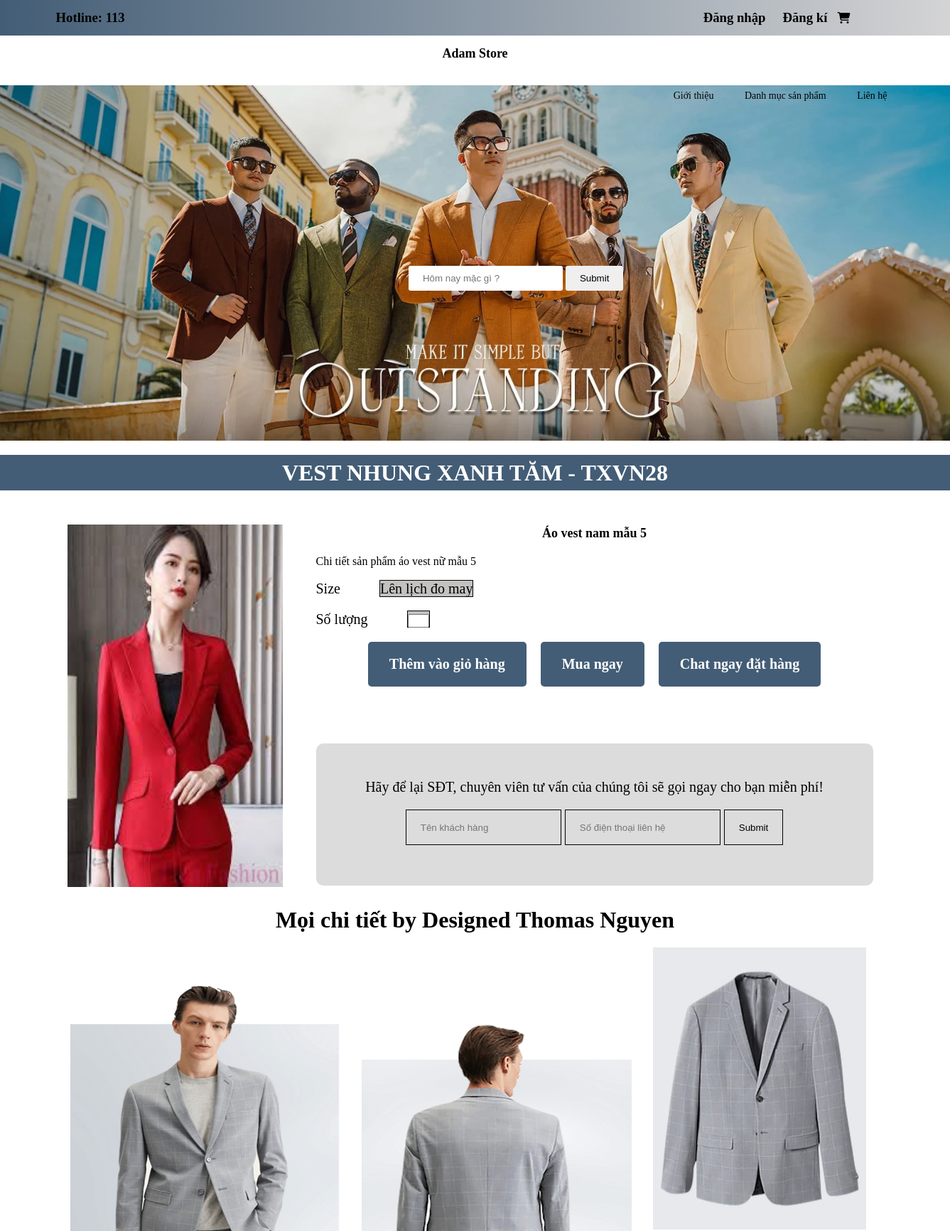
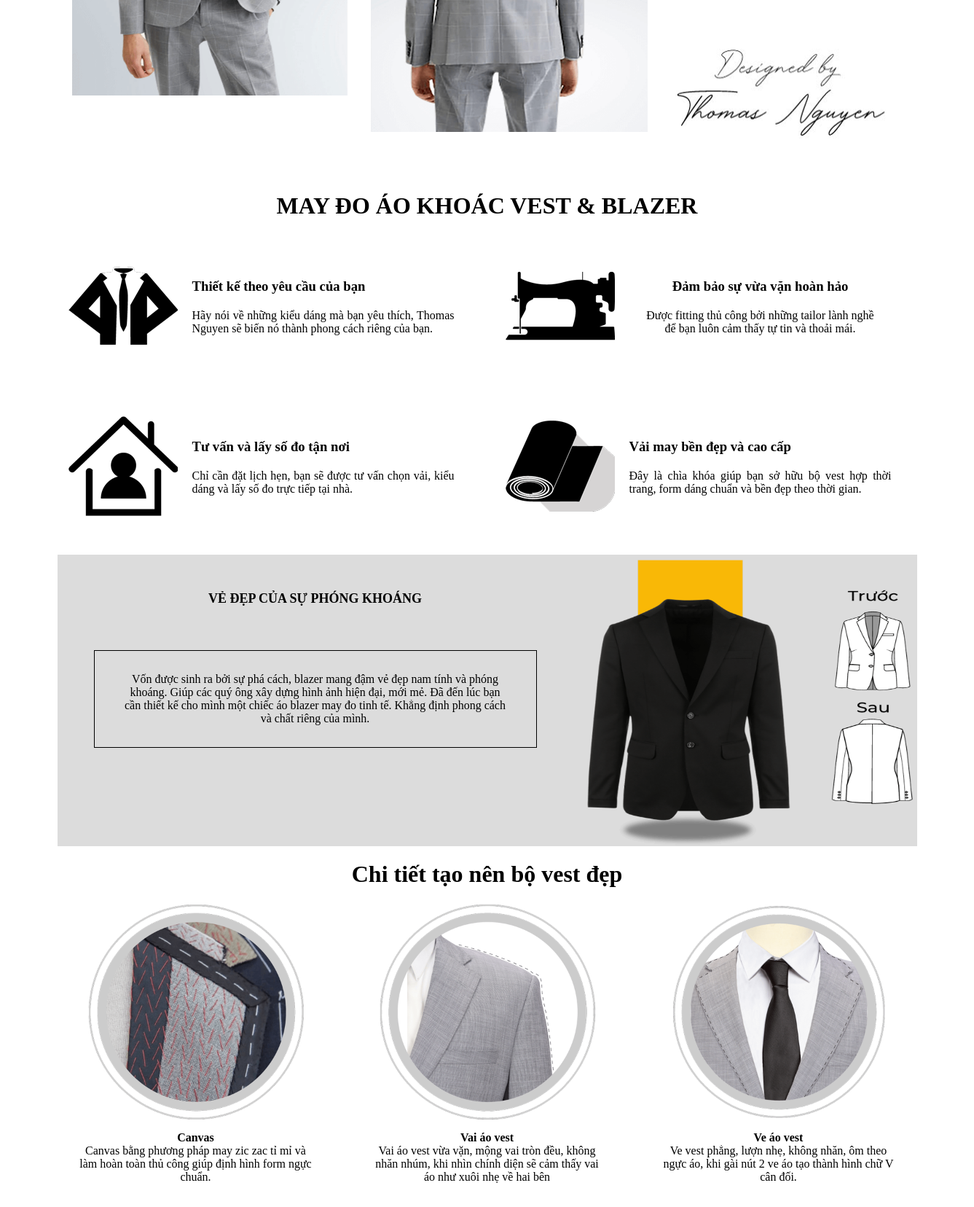
Screenshot of /product/detail/16 (upper part) with the database file from the repository (2 pictures, top to bottom).
### tables this page shows
CREATE TABLE `product` (
  `id` int(11) NOT NULL,
  `name` varchar(100) NOT NULL,
  `categories` int(10) NOT NULL,
  `price` int(11) NOT NULL,
  `description` text NOT NULL,
  `img` varchar(255) NOT NULL,
  `sale` float(11,2) NOT NULL DEFAULT 0.00,
  `status` enum('public','private') NOT NULL DEFAULT 'public',
  `amount` int(10) NOT NULL DEFAULT 0,
  `selled` int(10) NOT NULL DEFAULT 0,
  `created_at` timestamp NOT NULL DEFAULT current_timestamp() ON UPDATE current_timestamp(),
  `updated_at` timestamp NOT NULL DEFAULT '0000-00-00 00:00:00'
);

### App/Controllers/ProductController.php (called while the page is built, shortened)
<?php
class ProductController extends Controller
{
    public function detail($id)
    {
        $ProductModel = $this->model("ProductModel");
        $ProductModel->setId($id);
        $product = $ProductModel->getOneProduct();
        $this->data['product'] = $product;
        $this->data['getRelatedProducts'] = $ProductModel->getRelatedProducts($this->data['product']['categories'], $id);
        $this->data['path'] = 'product/detail';
        $this->data['pageTitle'] = "Sản phẩm";
        $this->view('home/index', $this->data);
    }
}

### Core/App.php (called while the page is built, shortened)
<?php
class App
{
    protected $controller = 'HomeController';
    protected $method = 'index';
    public function __construct()
    {
        $url = $this->parseUrl();
        if (isset($url[0]) && file_exists('App/Controllers/' . ucfirst($url[0]) . 'Controller.php')) {
            $this->controller = ucfirst($url[0]) . 'Controller';
            unset($url[0]);
        } else {
            if (!file_exists('App/Controllers/' . $this->controller . '.php')) {
                include 'App/Views/error/404.php';
                exit();
            }
        }
        $this->controller = new $this->controller;
        if (isset($url[1])) {
            if (method_exists($this->controller, $url[1])) {
                $this->method = $url[1];
                unset($url[1]);
            } else {
                include 'App/Views/error/404.php';
                exit();
            }
        }
        $this->params = $url ? array_values($url) : [];
        call_user_func_array([$this->controller, $this->method], $this->params);
    }
    private function parseUrl()
    {
        if (isset($_GET['url'])) {
            return explode('/', filter_var(rtrim($_GET['url'], '/'), FILTER_SANITIZE_URL));
        }
        return [];
    }
}

### index.php (called while the page is built, shortened)
<?php
require_once 'Core/App.php';
require_once 'Core/Controller.php';
require_once 'Core/Database.php';
require_once 'App/Trait/ProductModelGettersSetters.php';
$app = new App();
?>

### Core/Database.php (called while the page is built, shortened)
<?php
class Database {
    public $conn;
    public $servername = "localhost";
    public $username = "root";
    public $password = "";
    function __construct()
    {
        try {
            $this->conn = new PDO("mysql:host=$this->servername;dbname=adamstore", $this->username, $this->password);
            $this->conn->setAttribute(PDO::ATTR_ERRMODE, PDO::ERRMODE_EXCEPTION);
        } catch(PDOException $e) {
            echo "Connection failed: " . $e->getMessage();
        }
    }
    public function getOne($sql, $params = [])
    {
        try {
            $stmt = $this->conn->prepare($sql);
            $stmt->execute($params);
            return $stmt->fetch(PDO::FETCH_ASSOC);
        } catch (PDOException $e) {
            throw $e;
        }
    }
}

### App/Trait/ProductModelGettersSetters.php (called while the page is built, shortened)
<?php
trait ProductModelGettersSetters
{
    private $id;
    public function setId($id)
    {
        $this->id = $id;
    }
    public function getId()
    {
        return $this->id;
    }
}

### App/Models/ProductModel.php (called while the page is built, shortened)
<?php
class ProductModel extends Database
{
    public function getOneProduct()
    {
        $sql = "SELECT * FROM product WHERE id = :id";
        $params = ['id' => $this->getId()];
        $data = $this->getOne($sql, $params);
        return $data;
    }
}

### App/Views/product/detail.php (the view, shortened to what this page needs)
<div class="container-prd-adam">
    <div class="name-prd">
        <h1>
            VEST NHUNG XANH TĂM - TXVN28
        </h1>
    </div>
    <form action="./cart/addCart/<?=$product['id']?>" id="formAddCart" method="post">
        <div class="prd-adam">
            <section>
                <img src="./Public/uploads/<?=$product['img']?>" alt="hinh anh dang bi loi">
            </section>
                <section class="price-prd">
                    <h2><?=$product['name']?></h2>
                    <div><?=$product['description']?></div> <br>
                    <div class="prd-size">
                        <p>Size</p>
                        <p>
                            <a href="#">Lên lịch đo may</a>
                        </p>
                    </div>
                    <div class="prd-size">
                        <p>Số lượng</p>
                        <p>
                            <input style="width: 30px" min="1" max="10" type="number" name="soluong" id="soluong">
                        </p>
                    </div>
                    <div class="prd-buy">
                        <p>
                            <a href="#" id="btnAddCart">Thêm vào giỏ hàng</a>
                        </p>
                        <p>
                            <a href="shop.html">Mua ngay</a>
                        </p>
                        <p>
                            <a href="">Chat ngay đặt hàng</a>
                        </p>
                    </div>
                    <div class="prd-customer">
                        <p>
                            Hãy để lại SĐT, chuyên viên tư vấn của chúng tôi sẽ gọi ngay cho bạn miễn phí!
                        </p> <br>
                        <input type="text" placeholder="Tên khách hàng">
                        <input type="number" placeholder="Số điện thoại liên hệ">
                        <input type="submit" placeholder="Gửi">
                    </div>
                </section>
        </div>
    </form>
    <div class="detaile-product">
        <h1>Mọi chi tiết by Designed Thomas Nguyen</h1>
        <div class="det-prd">
            <section>
                <img src="./Public/img/BANNER-ao-blazer-1.png" alt="">
            </section>
            <section>
                <img src="./Public/img/BANNER-ao-blazer-2.png" alt="">
            </section>
            <section class="det-abc">
                <div class="abc">
                    <img src="./Public/img/BANNER-ao-blazer-3.png" alt="">
                </div>
                <div>
                    <img src="./Public/img/BANNER-chu-ao-blazer.png" alt="">
                </div>
            </section>
        </div>
    </div>
    <div class="pr-product">
        <h1>
            MAY ĐO ÁO KHOÁC VEST & BLAZER
        </h1>
        <div class="pr-abc">
            <section>
                <p>
                    <img src="./Public/img/icon-VEST.png" alt="">
                </p>
                <span>
                    <h3>
                        Thiết kế theo yêu cầu của bạn
                    </h3>
                    <p>
                        Hãy nói về những kiểu dáng mà bạn yêu thích, Thomas Nguyen sẽ biến nó thành phong cách riêng của bạn.
                    </p>
                </span>
            </section>
            <section>
                <p>
                    <img src="./Public/img/icon-MaY-MAY.png" alt="">
                </p>
                <span>
                    <h3 style= "color: black;">
                        Đảm bảo sự vừa vặn hoàn hảo
                    </h3>
                    <p style= "color: black;">
                        Được fitting thủ công bởi những tailor lành nghề để bạn luôn cảm thấy tự tin và thoải mái.
                    </p>
                </span>
            </section>
            <section>
                <p>
                    <img src="./Public/img/NGOI-NHA.png" alt="">
                </p>
                <span>
                    <h3>
                        Tư vấn và lấy số đo tận nơi
                    </h3>
                    <p>
                        Chỉ cần đặt lịch hẹn, bạn sẽ được tư vấn chọn vải, kiểu dáng và lấy số đo trực tiếp tại nhà.
                    </p>
                </span>
            </section>
            <section>
                <p>
                    <img src="./Public/img/icon-VaI (1).png" alt="">
                </p>
                <span>
                    <h3>
                        Vải may bền đẹp và cao cấp
                    </h3>
                    <p>
                        Đây là chìa khóa giúp bạn sở hữu bộ vest hợp thời trang, form dáng chuẩn và bền đẹp theo thời gian.
                    </p>
                </span>
            </section>
        </div>
    </div>
    <div class="before-after">
        <div class="content-bf-at">
            <h2>
                VẺ ĐẸP CỦA SỰ PHÓNG KHOÁNG
            </h2>
            <span>
                Vốn được sinh ra bởi sự phá cách, blazer mang đậm vẻ đẹp nam tính và phóng khoáng.
                Giúp các quý ông xây dựng hình ảnh hiện đại, mới mẻ. Đã đến lúc bạn cần thiết kế cho mình
                một chiếc áo blazer may đo tinh tế. Khẳng định phong cách và chất riêng của mình.
            </span>
        </div>
        <div class="pic-bf-at">
            <img src="./Public/img/bf at.png" alt="">
        </div>
    </div>
    <div class="sew-product">
        <h1>Chi tiết tạo nên bộ vest đẹp</h1>
        <div class="sew-column-01">
            <div>
                <img src="./Public/img/CANH-TOC.png" alt="">
                <p>
                    <h4>
                        Canvas
                    </h4>
                    <span>
                        Canvas bằng phương pháp may zic zac tỉ mỉ và làm hoàn toàn thủ công giúp định hình form ngực chuẩn.
                    </span>
                </p>
            </div>
            <div>
                <img src="./Public/img/VAI-AO.png" alt="">
                <p>
                    <h4>
                        Vai áo vest
                    </h4>
                    <span>
                        Vai áo vest vừa vặn, mộng vai tròn đều, không nhăn nhúm, khi nhìn chính diện sẽ cảm thấy vai áo như xuôi nhẹ về hai bên
                    </span>
                </p>
            </div>
            <div>
                <img src="./Public/img/VE-AO.png" alt="">
                <p>
                    <h4>
                        Ve áo vest
                    </h4>
                    <span>
                        Ve vest phẳng, lượn nhẹ, không nhăn, ôm theo ngực áo, khi gài nút 2 ve áo tạo thành hình chữ V cân đối.
                    </span>
                </p>
            </div>
        </div>
    </div>
</div>

### Public/css/style.css (style rules this page uses)
* { margin: 0; padding: 0; box-sizing: border-box; }
.container-prd-adam { width: 100%; min-height: 500px; margin-top: 20px; }
.prd-adam { width: 1180px; min-height: 500px; margin: 0 auto; }
.name-prd { background-color: #435d76; line-height: 50px; text-align: center; color: white; margin-bottom: 20px; }
.prd-adam { display: flex; }
.prd-adam section:nth-child(1) { flex: 30; display: flex; justify-content: center; align-items: center; min-height: 500px; }
.prd-adam section:nth-child(1) img { width: 90%; height: 90%; }
.prd-adam section:nth-child(2) { flex: 70; min-height: 500px; padding: 30px; }
.price-prd p { display: inline; }
.price-prd h2 { text-align: center; margin-bottom: 20px; }
.prd-size { font-size: 20px; margin-bottom: 20px; cursor: pointer; }
.prd-size a { text-decoration: none; color: black; }
.prd-size p:nth-child(1n+2) { border: 1px solid black; background-color: rgb(196, 193, 193); margin-right: 5px; }
.prd-size p:nth-child(1) { margin-right: 50px; }
.prd-buy { display: flex; justify-content: center; gap: 20px; margin-bottom: 80px; }
.prd-buy p { padding: 3px; padding: 20px 30px; background-color: #435d76; border-radius: 5px; }
.prd-buy a { text-decoration: none; font-weight: bolder; font-size: 20px; color: white; }
.prd-customer { display: block; width: 100%; height: 200px; padding: 50px 60px; background-color:gainsboro;; text-align: center; font-size: 20px; border-radius: 10px; }
.prd-customer input { height: 50px; margin-top: 20px; background: transparent; border: 1px solid black; outline: none; padding: 10px 20px; cursor: pointer; }
.detaile-product { width: 1180px; min-height: 700px; margin: 0 auto; position: relative; }
.detaile-product h1 { text-align: center; margin-bottom: 100px; }
.det-prd { display: flex; gap: 20px; }
.det-prd section { width: 33.33%; height: 500px; }
.det-prd section:nth-child(1) { position: relative; bottom: 50px; left: 20px; }
.det-prd section:nth-child(2) { position: relative; left: 30px; }
.det-prd section img { width: 100%; height: 100%; }
.det-abc { display: flex; flex-wrap: wrap; position: relative; top: -80px; left: 40px; }
.abc { margin-bottom: 20px; }
.pr-product { width: 1180px; min-height: 400px; margin: 0 auto; text-align: center; padding-top: 20px; }
.pr-abc { width: 100%; min-height: 400px; display: flex; flex-wrap: wrap; gap: 20px; justify-content: space-around; margin:20px 0; }
.pr-abc section { width: calc(50% - 20px); min-height: 200px; display: flex; align-items: center; padding: 10px; }
.pr-abc section h3 { margin-bottom: 20px; }
.pr-abc section span { text-align: justify; padding: 20px; }
.before-after { width: 1180px; height: 400px; background-color: gainsboro; margin: 0 auto; display: flex; }
.content-bf-at { width: 60%; height: 400px; text-align: center; padding: 50px; }
.content-bf-at span { margin-top: 60px; padding: 30px 40px; display: block; border: 1px solid black; font-size: 16px; }
.pic-bf-at { width: 40%; height: 400px; display: flex; justify-content: center; align-items: center; }
.pic-bf-at img { width: 100%; height: 100%; }
.sew-product { width: 1180px; min-height: 700px; margin: 0 auto; }
.sew-product h1 { padding: 20px 0; text-align: center; }
.sew-column-01 { width: 100%; height: 400px; display: flex; gap: 20px; text-align: center; }
.sew-column-01 div { padding: 0 30px; width: 33.33%; height: 400px; }
.sew-column-01 div p { margin-top: 10px; }
.sew-column-01 img { width: 300px; height: 300px; }
section:nth-child(2) span { margin: 20px; display: block; text-align: center; color: white; }
h2 { font-size: 18px; margin-bottom: 10px; }

### rows the page displays
product: img (picture), name "Áo vest nam mẫu 5", description "Chi tiết sản phẩm áo vest nữ mẫu 5"
